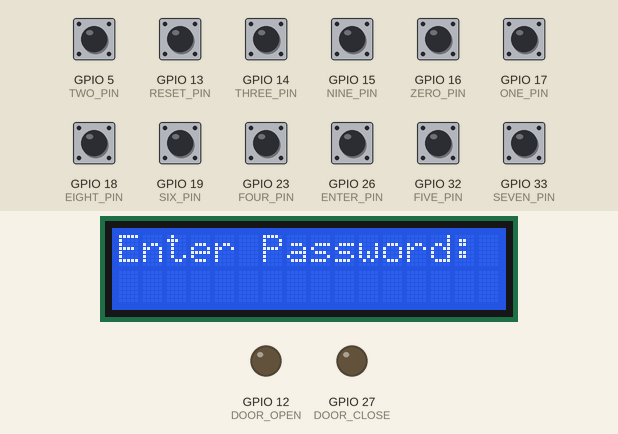
A program run on a simulated ESP32. Shown: 16×2 character LCD, output pins drawn as LEDs (lit = HIGH). Inputs (shaded band) come from the test bench; at power-on: GPIO 5 (TWO_PIN), GPIO 13 (RESET_PIN), GPIO 14 (THREE_PIN), GPIO 15 (NINE_PIN), GPIO 16 (ZERO_PIN), GPIO 17 (ONE_PIN), GPIO 18 (EIGHT_PIN), GPIO 19 (SIX_PIN), GPIO 23 (FOUR_PIN), GPIO 26 (ENTER_PIN), GPIO 32 (FIVE_PIN), GPIO 33 (SEVEN_PIN) HIGH. WiFi joins after 1.5 s; servers stay silent unless stated; what the program prints to the serial monitor is not drawn.

Above: at 3.2 s.
3.3 s: GPIO 26 (ENTER_PIN) pulled LOW for 0.15 s
At 4.1 s:
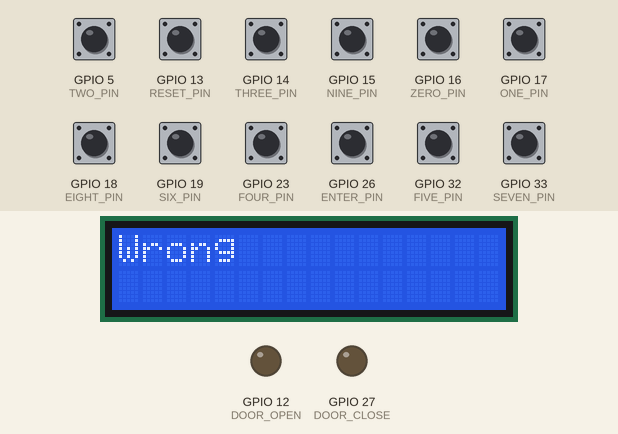
6.4 s: GPIO 5 (TWO_PIN) pulled LOW for 1 s
At 7.5 s:
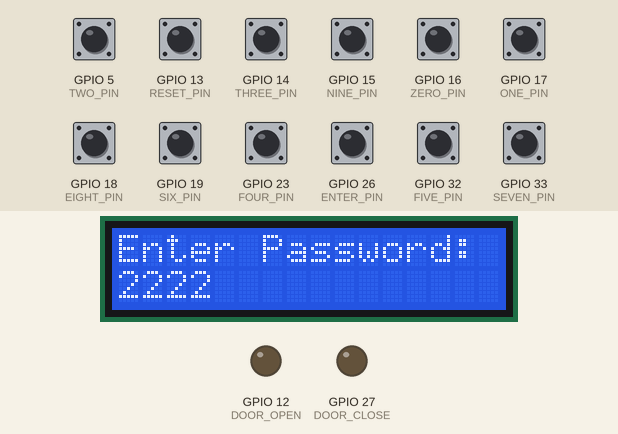
8.9 s: GPIO 14 (THREE_PIN) pulled LOW for 0.15 s
At 9.5 s:
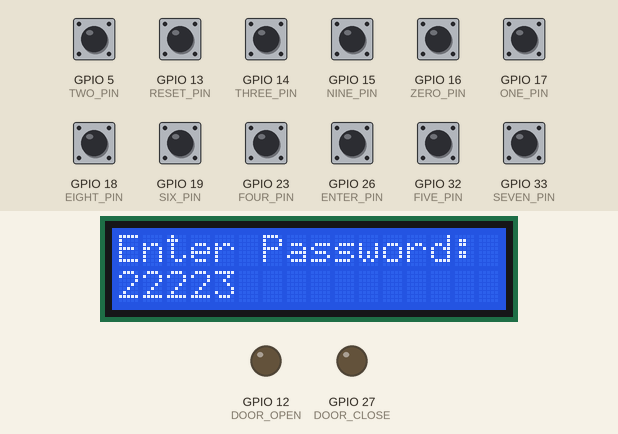
10.5 s: GPIO 15 (NINE_PIN) pulled LOW for 0.15 s
At 10.8 s:
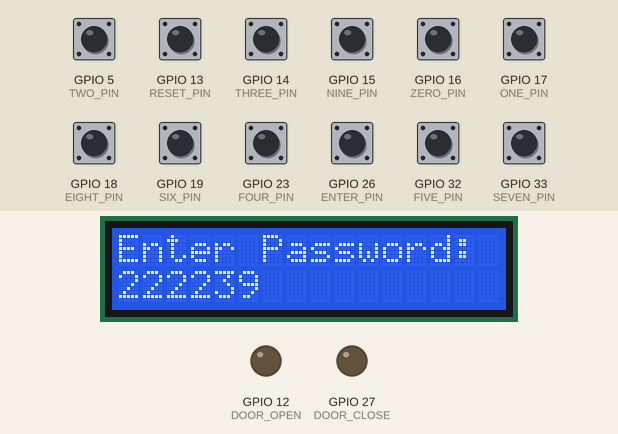
12.1 s: GPIO 16 (ZERO_PIN) pulled LOW for 0.15 s
At 13.3 s:
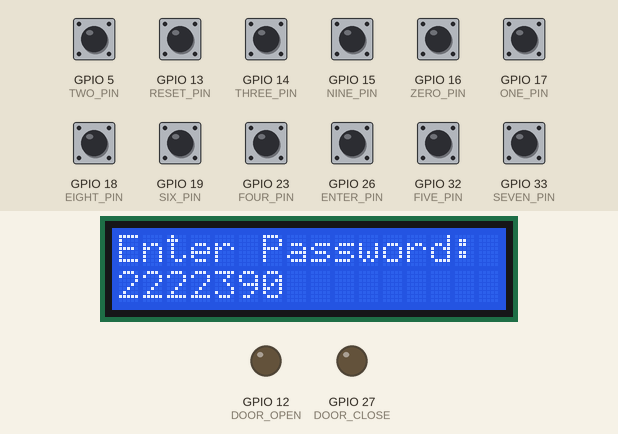
13.7 s: GPIO 17 (ONE_PIN) pulled LOW for 0.15 s
At 14.2 s:
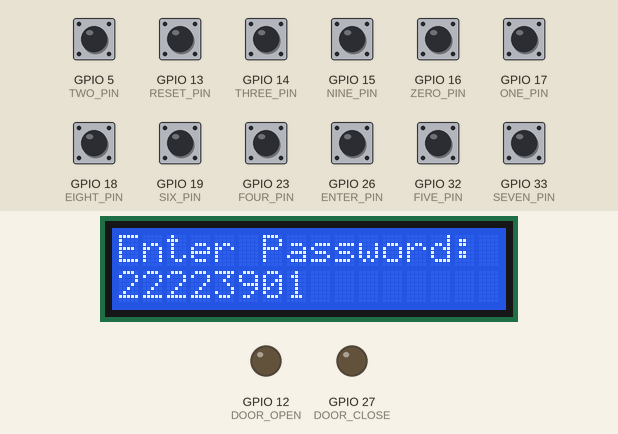
Timing chart, 0 to 16.3 s (numbered marks = the images above; inputs shaded):
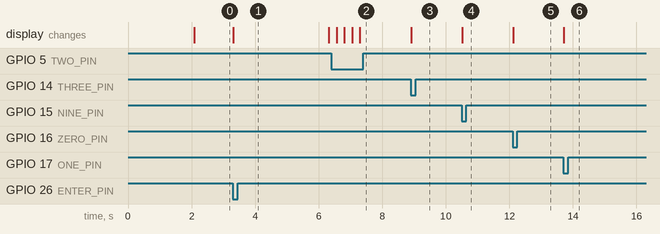

The program:

main.cpp
```cpp
#include <Arduino.h>
#include <LiquidCrystal_I2C.h>
#include <sstream>
#include <string>
#include <iostream>
#include <WiFi.h>
#include <WiFiUdp.h>
using namespace std;

// Digital Twin
const char SSID_NAME[] = "HotspotName";
const char SSID_PASSWORD[] = "mobilesoftware6";
WiFiUDP Udp;
char UDPPacketBuffer[255];

IPAddress RECEIVER_IP(192, 168, 125, 60); // 192.168.125.216
const int RECEIVER_PORT = 50195;
const int LOCAL_PORT = 3002;

char potUDPString[10] = {};
char keyUDPString[8] = {};

const int P_POT = 34;
const int DOOR_OPEN = 12;
const int DOOR_CLOSE = 27;

const int OPEN_LIMIT = 4095;
const int CLOSE_LIMIT = 500;

const int DOOR_LIMIT_BUFFER = 100;

int isOpen = 1;
int taskRunning = 0;

constexpr byte ZERO_PIN = 16;
constexpr byte ONE_PIN = 17;
constexpr byte TWO_PIN = 5;
constexpr byte THREE_PIN = 14;
constexpr byte FOUR_PIN = 23;
constexpr byte FIVE_PIN = 32;
constexpr byte SIX_PIN = 19;
constexpr byte SEVEN_PIN = 33;
constexpr byte EIGHT_PIN = 18;
constexpr byte NINE_PIN = 15;
constexpr byte RESET_PIN = 13;
constexpr byte ENTER_PIN = 26;

bool zeroPinState;
bool onePinState;
bool twoPinState;
bool threePinState;
bool fourPinState;
bool fivePinState;
bool sixPinState;
bool sevenPinState;
bool eightPinState;
bool ninePinState;
bool resetPinState;
bool enterPinState;

TaskHandle_t motor_handler;

int lcdColumns = 16;
int lcdRows = 2;

String inputString = String("");
const String password = String("1111");

const uint32_t KEYPAD_DELAY_TIME = 225;

LiquidCrystal_I2C lcd(0x27, lcdColumns, lcdRows);
void sendUdpData(String Data);
void sendMotorData(uint16_t motorVal);
void sendKeyData(int key);
void receiveUDPMessage();
void motorToggle(void *pvParameters);
void handleNumberInputs();
void setDoorState();
void keypadNumber(int key);
void sendKeyData(int key);
void handleEnter();
void handleReset();
void handleResetHelper();
void handleEnterHelper();


void setup()
{
  Serial.begin(9600);

  pinMode(ZERO_PIN, INPUT_PULLUP);
  pinMode(ONE_PIN, INPUT_PULLUP);
  pinMode(TWO_PIN, INPUT_PULLUP);
  pinMode(THREE_PIN, INPUT_PULLUP);
  pinMode(FOUR_PIN, INPUT_PULLUP);
  pinMode(FIVE_PIN, INPUT_PULLUP);
  pinMode(SIX_PIN, INPUT_PULLUP);
  pinMode(SEVEN_PIN, INPUT_PULLUP);
  pinMode(EIGHT_PIN, INPUT_PULLUP);
  pinMode(NINE_PIN, INPUT_PULLUP);
  pinMode(RESET_PIN, INPUT_PULLUP);
  pinMode(ENTER_PIN, INPUT_PULLUP);
  pinMode(DOOR_OPEN, OUTPUT);
  pinMode(DOOR_CLOSE, OUTPUT);

  lcd.init();
  lcd.backlight();

  WiFi.begin(SSID_NAME, SSID_PASSWORD);
  while (WiFi.status() != WL_CONNECTED)
  {
    Serial.println("Trying WiFi");
    delay(1000);
  }
  Udp.begin(LOCAL_PORT);

  setDoorState();
}

void loop()
{
  lcd.setCursor(0, 0);
  lcd.print("Enter Password: ");
  lcd.setCursor(0, 1);

  resetPinState = digitalRead(RESET_PIN);
  enterPinState = digitalRead(ENTER_PIN);

  if (enterPinState == LOW)
  {
    handleEnter();
  }

  else if (resetPinState == LOW)
  {
    handleReset();
  }
  else
  {
    handleNumberInputs();
  }
  receiveUDPMessage();
}

void handleResetHelper()
{
  inputString = "";
  lcd.clear();
  lcd.print(inputString);
  delay(KEYPAD_DELAY_TIME);
}

void handleEnterHelper()
{
  if (inputString == password)
  {
    lcd.clear();
    lcd.print("Correct");
    if (taskRunning == 1)
    {
      vTaskDelete(motor_handler);
    }
    xTaskCreate(motorToggle, "Toggle1", 4000, NULL, 1, &motor_handler);
    delay(3000);
  }
  else
  {
    lcd.clear();
    lcd.print("Wrong");
    delay(3000);
  }
  inputString = "";
  lcd.clear();
  lcd.print(inputString);
  delay(KEYPAD_DELAY_TIME);
}


void handleEnter()
{
  sendKeyData(-1);
  handleEnterHelper();
}

void handleReset()
{
  sendKeyData(-2);
  handleResetHelper();
}

void handleUDPKeypadNumber(int key)
{
  inputString += key;
  lcd.print(inputString);
  delay(KEYPAD_DELAY_TIME);
}

void handleNumberInputs()
{
  zeroPinState = digitalRead(ZERO_PIN);
  onePinState = digitalRead(ONE_PIN);
  twoPinState = digitalRead(TWO_PIN);
  threePinState = digitalRead(THREE_PIN);
  fourPinState = digitalRead(FOUR_PIN);
  fivePinState = digitalRead(FIVE_PIN);
  sixPinState = digitalRead(SIX_PIN);
  sevenPinState = digitalRead(SEVEN_PIN);
  eightPinState = digitalRead(EIGHT_PIN);
  ninePinState = digitalRead(NINE_PIN);

  if (zeroPinState == LOW)
  {
    keypadNumber(0);
  }
  else if (onePinState == LOW)
  {
    keypadNumber(1);
  }

  else if (twoPinState == LOW)
  {
    keypadNumber(2);
  }
  else if (threePinState == LOW)
  {
    keypadNumber(3);
  }

  else if (fourPinState == LOW)
  {
    keypadNumber(4);
  }
  else if (fivePinState == LOW)
  {
    keypadNumber(5);
  }

  else if (sixPinState == LOW)
  {
    keypadNumber(6);
  }
  else if (sevenPinState == LOW)
  {
    keypadNumber(7);
  }

  else if (eightPinState == LOW)
  {
    keypadNumber(8);
  }
  else if (ninePinState == LOW)
  {
    keypadNumber(9);
  }
}

void keypadNumber(int key)
{
  inputString += key;
  sendKeyData(key);
  lcd.print(inputString);
  delay(KEYPAD_DELAY_TIME);
}

void sendKeyData(int key)
{
  sprintf(keyUDPString, "key|%d", key);
  sendUdpData(keyUDPString);
}

void sendMotorData(uint16_t motorVal)
{
  float potPercentage = ((float)motorVal) / 4095;
  sprintf(potUDPString, "pot|%.2f", potPercentage);
  sendUdpData(potUDPString);
}


void motorToggle(void *pvParameters)
{
  taskRunning = 1;
  int target;
  int to_run;
  int not_run;

  if (isOpen == 1)
  {
    target = CLOSE_LIMIT;
    to_run = DOOR_OPEN;
    not_run = DOOR_CLOSE;
  }
  else
  {
    target = OPEN_LIMIT;
    to_run = DOOR_CLOSE;
    not_run = DOOR_OPEN;
  }

  digitalWrite(not_run, LOW);
  digitalWrite(to_run, HIGH);

  uint16_t x = analogRead(P_POT);

  while (abs(target - x) > DOOR_LIMIT_BUFFER)
  {
    x = analogRead(P_POT);
    sendMotorData(x);
    vTaskDelay(50);
  }
  digitalWrite(to_run, LOW);

  setDoorState();

  taskRunning = 0;
  vTaskDelete(motor_handler);
}

void setDoorState()
{
  uint16_t x = analogRead(P_POT);
  if (x > OPEN_LIMIT - DOOR_LIMIT_BUFFER)
  {
    isOpen = 1;
  }
  else if (x < CLOSE_LIMIT + DOOR_LIMIT_BUFFER)
  {
    isOpen = 0;
  }
}
void sendUdpData(String Data)
{
  Udp.beginPacket(RECEIVER_IP, RECEIVER_PORT);
  Udp.print(Data);
  Udp.endPacket();
}
//Receive UDP DataString from Unity
void receiveUDPMessage() {
  if (Udp.parsePacket()) {
    int length = Udp.read(UDPPacketBuffer, 255);
    if (length > 0) {
      UDPPacketBuffer[length] = 0;
    }

    // Parse the message
    int value;

    if (UDPPacketBuffer != NULL) {
      value = atoi(UDPPacketBuffer); // Convert string to integer

      if(value<0){
        switch (value)
        {
        case -1:
          handleEnterHelper();
          break;
        case -2:
          handleResetHelper();
          break;
        default:
          handleResetHelper();
          break;
        }
      }
      else {
        handleUDPKeypadNumber(value);
      }
    }
  }
}
```

Measured:
- after the input at 3.3 s, the display: changes at once (image 1)
- after the input at 6.4 s, the display: first changes after 0.16 s (image 2 shows a later state)
- after the input at 8.9 s, the display: changes at once (image 3)
- after the input at 10.5 s, the display: changes at once (image 4)
- after the input at 12.1 s, the display: changes at once (image 5)
- after the input at 13.7 s, the display: changes at once (image 6)
